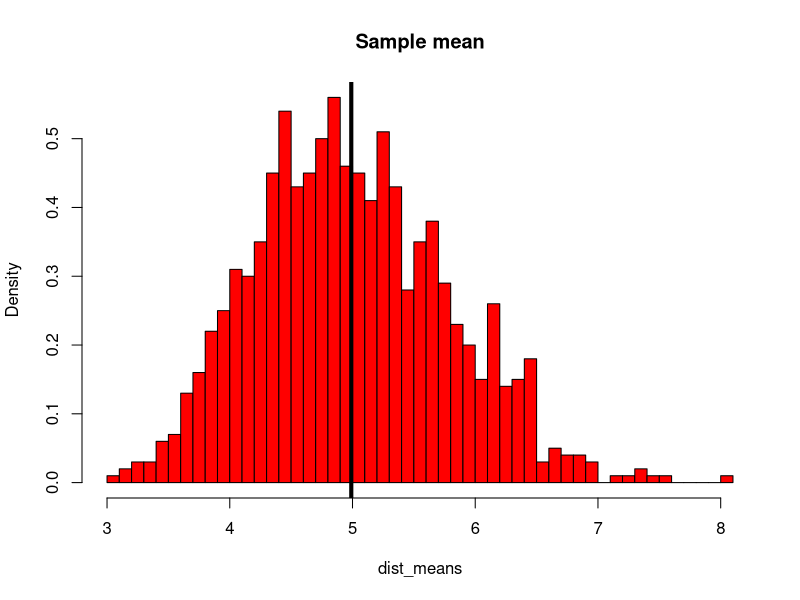
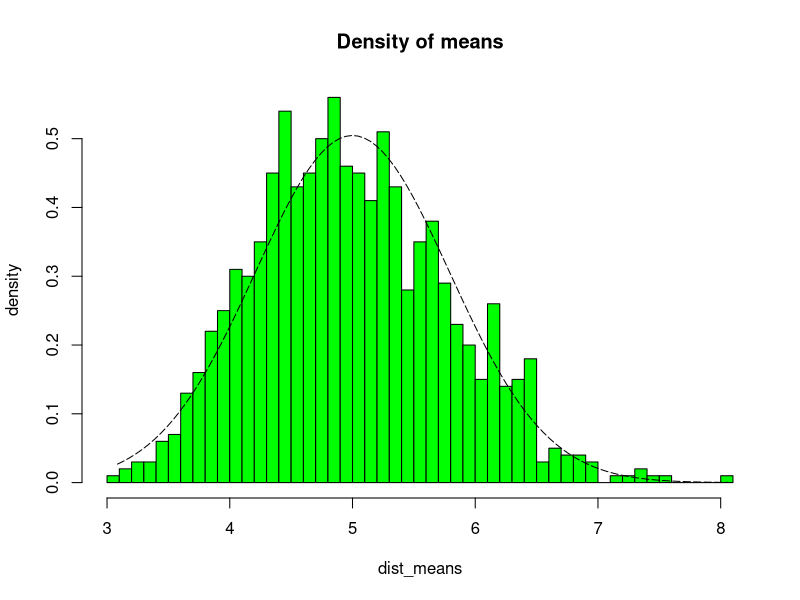

R code for these plots, in order:
## ---- chunk 1
set.seed(1)
n <- 1000
sample_size <- 40
lambda <- 0.2
dat <- matrix(rexp(sample_size * n, rate=lambda), ncol = sample_size, nrow = n)
dist_means <- rowMeans(dat) 
## ---- chunk 2
hist(dist_means, breaks=sample_size, prob=T, col="red", main="Sample mean", ylab="Density")
abline(v=mean(dist_means),col="black",lwd=4)
center_actual <- mean(dist_means)
center_theor <- 1/lambda
## ---- chunk 3
sd_actual <- sd(dist_means)
sd_theor <- (1/lambda)*(1/sqrt(sample_size))

var_actial <- sd_actual^2
var_theor <- ((1/lambda)*(1/sqrt(sample_size)))^2
## ---- chunk 4
x <- seq(min(dist_means), max(dist_means), length=100)
y <- dnorm(x, center_theor, sd = sd_theor)
hist(dist_means, breaks = sample_size, prob = T, col = "green", main = "Density of means", ylab = "density")
lines(x, y, pch = 22, col = "black", lty = 5)

